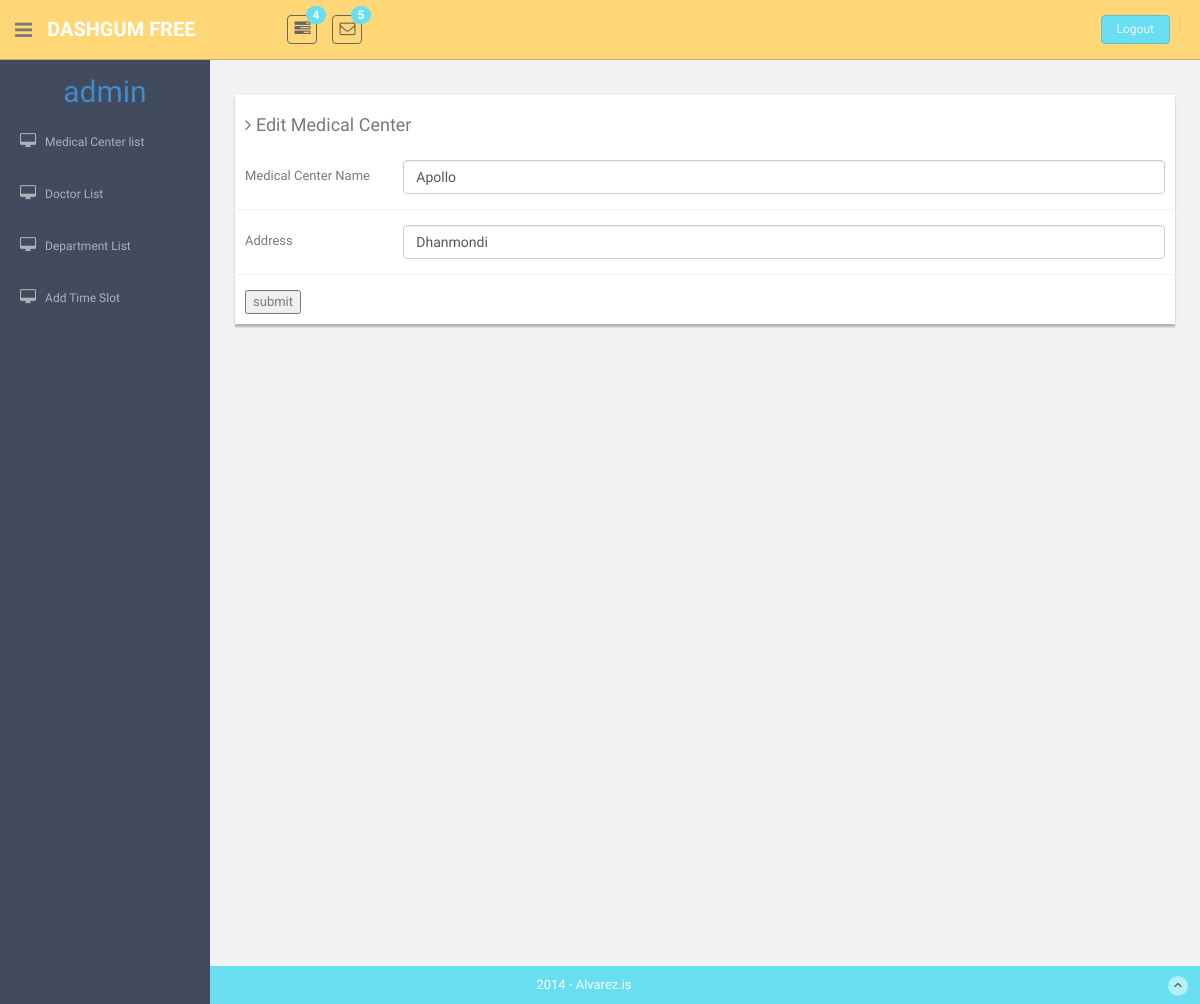
The page /admin/update_medical_center.php?id=1 (signed in) on the database its author committed.
### tables this page shows
CREATE TABLE `medical_center` (
  `id` int(11) NOT NULL,
  `medical_center_name` varchar(255) NOT NULL,
  `medical_center_address` varchar(255) NOT NULL
);

### db_connection.php (called while the page is built, shortened)
<?php
$server = "localhost";
$username = "root";
$password = "";
$databaseName = "online_appointment_system";
$conn = mysql_connect($server, $username, $password);
if (!$conn) {
    echo 'Database Connection Error:' . mysql_error();
} else {
    $db_connect = mysql_select_db($databaseName);
}

### admin/Admin_class.php (called while the page is built, shortened)
<?php
class Admin_class {
    public function __construct() {
        require_once '../db_connection.php';
    }
    public function get_medical_center_data($id) {
        $sql = "select * from medical_center where id='$id'";
        $res = mysql_query($sql);
        $result=mysql_fetch_assoc($res);
        return $result;
    }
}

### admin/update_medical_center.php (the view, shortened to what this page needs)
<?php
require_once './Admin_class.php';
$admin_object = new Admin_class();
$id=$_GET['id'];
$medical_data = $admin_object->get_medical_center_data($id);
require_once 'admin_header.php';
?>
    <section id="main-content">
        <section class="wrapper site-min-height">
            <div class="row mt">
                <div class="col-lg-12">
                    <div class="form-panel">
                        <h4 class="mb"><i class="fa fa-angle-right"></i> Edit Medical Center</h4>
                        <form class="form-horizontal style-form" method="post" action="" enctype="multipart/form-data">
                            <div class="form-group">
                                <label class="col-sm-2 col-sm-2 control-label">Medical Center Name</label>
                                <div class="col-sm-10">
                                    <input type="text" name="medical_center_name" class="form-control" value="<?php echo $medical_data['medical_center_name'];?>">
                                </div>
                            </div>
                            <div class="form-group">
                                <label class="col-sm-2 col-sm-2 control-label">Address</label>
                                <div class="col-sm-10">
                                    <input type="text" name="medical_center_address" class="form-control" value="<?php echo $medical_data['medical_center_address'];?>">
                                </div>
                            </div>
                            <input type="submit" name="submit" value="submit">
                        </form>
                    </div>
                </div>
            </div>
        </section>
    </section>
<?php require_once 'admin_footer.php'; ?>

### admin/assets/css/style.css (style rules this page uses)
body { color: #797979; background: #f2f2f2; font-family: 'Ruda', sans-serif; padding: 0px !important; margin: 0px !important; font-size:13px; }
.mt { margin-top: 25px; }
.mb { margin-bottom: 25px; }
#main-content { margin-left: 210px; }
.wrapper { display: inline-block; margin-top: 60px; padding-left: 15px; padding-right: 15px; padding-bottom: 15px; padding-top: 0px; width: 100%; }
.form-panel { background: #ffffff; margin: 10px; padding: 10px; box-shadow: 0px 3px 2px #aab2bd; text-align: left; }
label { font-weight: 400; }
.form-horizontal.style-form .form-group { border-bottom: 1px solid #eff2f7; padding-bottom: 15px; margin-bottom: 15px; }
@media (min-width: 768px) { .form-horizontal .control-label { text-align: left; } }
.site-min-height { min-height: 900px; }

### rows shown on the page
medical_center: medical_center_name "Apollo", medical_center_address "Dhanmondi"

### other values the page prints
$_SESSION['admin_name'] "admin"
